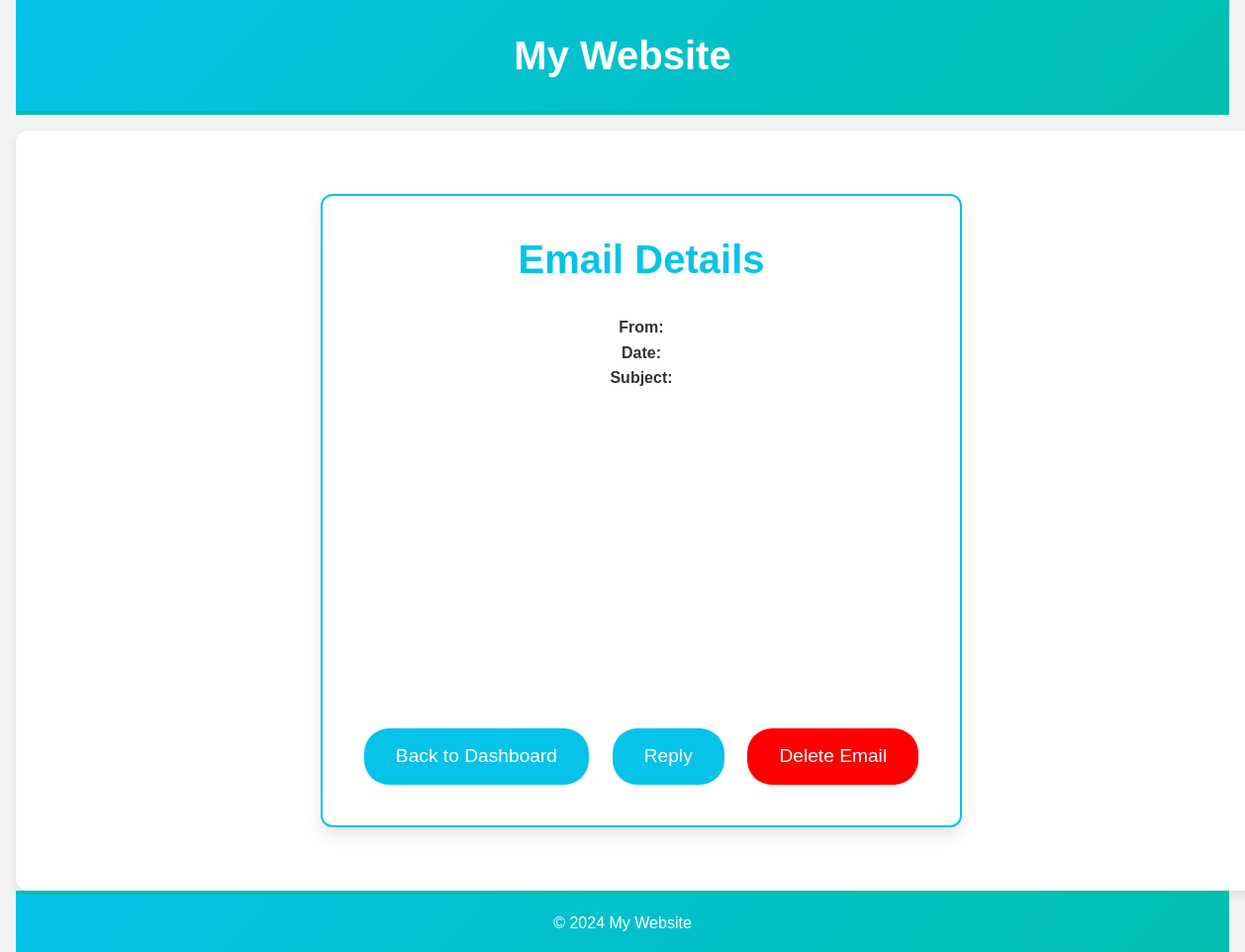
The page /email/192c87e61fcecfeb (signed in) on the database as committed earlier.
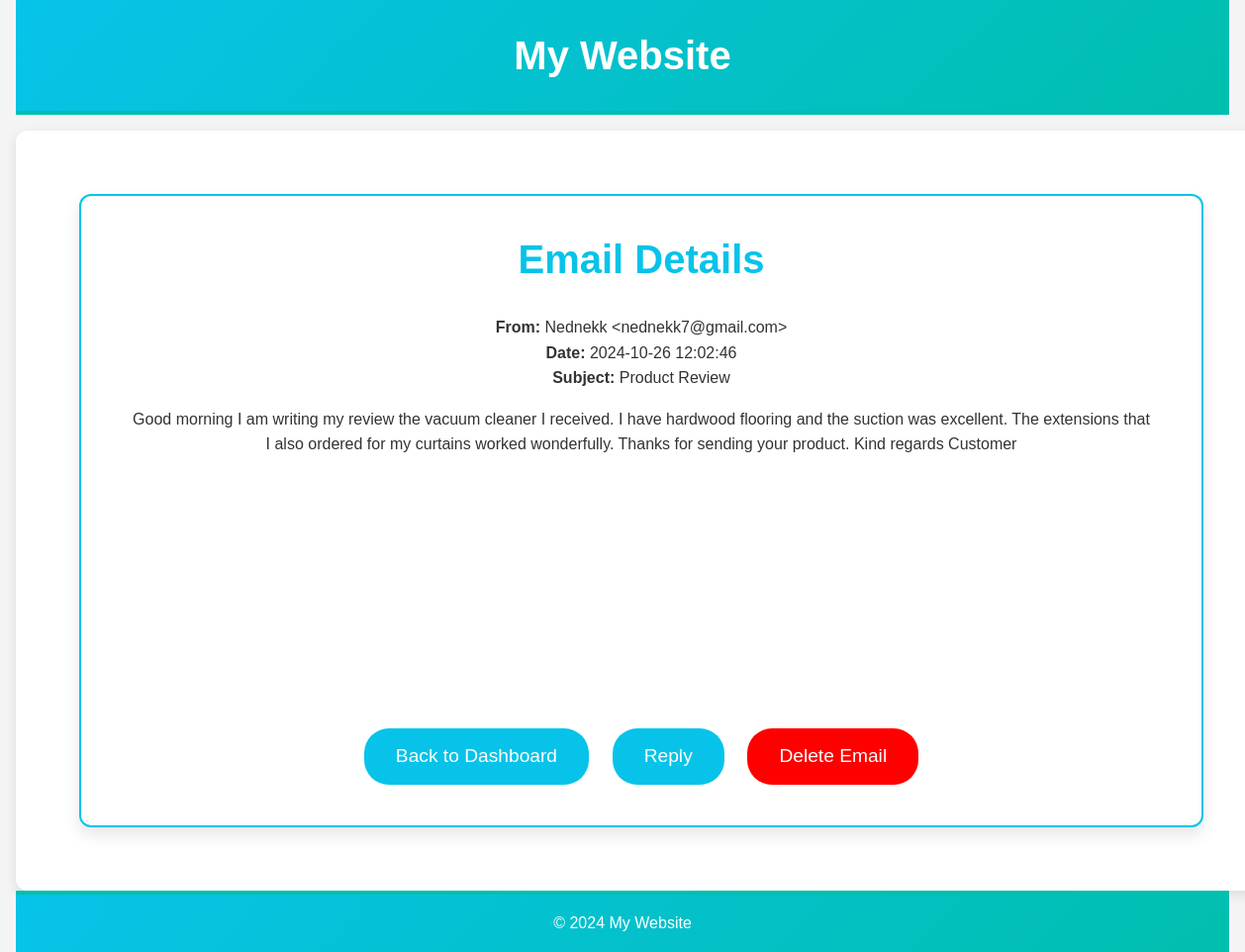
The same page on the database as committed later.
### gmail_app.py (models this page shows)
class Email(db.Model):
    id = db.Column(db.String(32), primary_key=True)
    sender = db.Column(db.String(320), nullable=False)
    date = db.Column(db.DateTime())
    subject = db.Column(db.String(255), nullable=False)
    plain = db.Column(db.Text, nullable=False)
    sentiment = db.Column(db.String(10), nullable=True)
    snippet = db.Column(db.Text, nullable=False)
    username = db.Column(db.String(20), db.ForeignKey('user.username'), nullable=False)
    user = db.relationship('User', back_populates='emails')

### gmail_app.py (the view)
@app.route('/email/<email_id>')
@login_required
def view_email(email_id):
    email = Email.query.filter_by(id=email_id).first()
    return render_template('email.html', email=email)

### gmail_app.py (called while the page is built)
@login_manager.user_loader
def load_user(user_id):
    return User.query.get(int(user_id))

### templates/email.html (shortened to what this page needs)
<!DOCTYPE html>
<html lang="en">
<head>
    <link rel="stylesheet" href="{{ url_for('static', filename='style.css') }}">
</head>
<body>
    <header>
        <div class="container">
            <h1>My Website</h1>
        </div>
    </header>
    <div class="container content">
        <div class="centered-box">
            <div class="box">
                <h1>Email Details</h1>
                <p><strong>From:</strong> {{ email.sender }}</p>
                <p><strong>Date:</strong> {{ email.date }}</p>
                <p><strong>Subject:</strong> {{ email.subject }}</p>
                <div class="email-content">
                    <p>{{ email.plain }}</p>
                </div>
                <a class="home-button" id="dashboard" href="{{ url_for('dashboard') }}">Back to Dashboard</a>
                <a class="home-button" id="dashboard" href="{{ url_for('sendEmail', recipient=email.sender) }}">Reply</a>
                <a class="home-button" id="Delete" href="{{ url_for('deleteEmail', email_id=email.id) }}">Delete Email</a>
            </div>
        </div>
    </div>
    <footer>
        <div class="container">
            <p>&copy; 2024 My Website</p>
        </div>
    </footer>
</body>
</html>

### static/style.css (style rules this page uses)
body, h1, h2, h3, p, ul, li, a { margin: 0; padding: 0; list-style: none; text-decoration: none; color: inherit; }
body { font-family: 'Arial', sans-serif; line-height: 1.6; background-color: #f4f4f4; color: #333; display: flex; flex-direction: column; min-height: 100vh; padding: 0 1rem; }
.container { width: 100%; max-width: 1200px; margin: 0 auto; }
header { background: linear-gradient(135deg, #07c3e9, #00bfae); color: #fff; padding: 1.5rem 0; text-align: center; border-bottom: 4px solid #00bfae; }
header h1 { font-size: 2.5rem; margin: 0; font-family: 'Arial', sans-serif; }
.content { flex: 1; display: flex; justify-content: center; align-items: center; padding: 2rem; background-color: #fff; box-shadow: 0 4px 12px rgba(0, 0, 0, 0.1); margin-top: 1rem; border-radius: 12px; }
.centered-box { display: flex; flex-direction: column; align-items: center; justify-content: center; width: 100%; max-width: 100%; padding: 2rem; }
.box { background-color: #ffffff; border-radius: 12px; box-shadow: 0 8px 16px rgba(0, 0, 0, 0.1); padding: 2rem; text-align: center; border: 2px solid #07c3e9; max-width: 100%; overflow: hidden; }
.box h1 { font-size: 2.5rem; color: #07c3e9; margin-bottom: 1.5rem; font-weight: bold; }
.home-button { background-color: #07c3e9; color: #fff; border: none; border-radius: 25px; padding: 0.8rem 2rem; font-size: 1.2rem; margin: 0.6rem; cursor: pointer; transition: background-color 0.3s ease, transform 0.3s ease; }
a { color: #07c3e9; text-decoration: none; font-size: 1rem; margin-top: 1rem; display: block; }
footer { background: linear-gradient(135deg, #07c3e9, #00bfae); color: #fff; text-align: center; padding: 1rem 0; margin-top: auto; border-top: 4px solid #00bfae; }
footer p { margin: 0; }
.email-content { height: 300px; overflow-y: auto; word-wrap: break-word; word-break: break-all; white-space: normal; padding: 1rem; }
#Delete { background-color: red; display: inline-block; }
#dashboard { display: inline-block; }

Rows that differ between the two databases and show on the page:
added Email: sender "Nednekk <nednekk7@gmail.com>", date "2024-10-26 12:02:46", subject "Product Review", plain "Good morning I am writing my review the vacuum cleaner I received. I have hardwood flooring and the suction was excellent. The extensions that I also ordered for my curtains worked wonderfully. Thanks for sending your product. Kind regards Customer"
